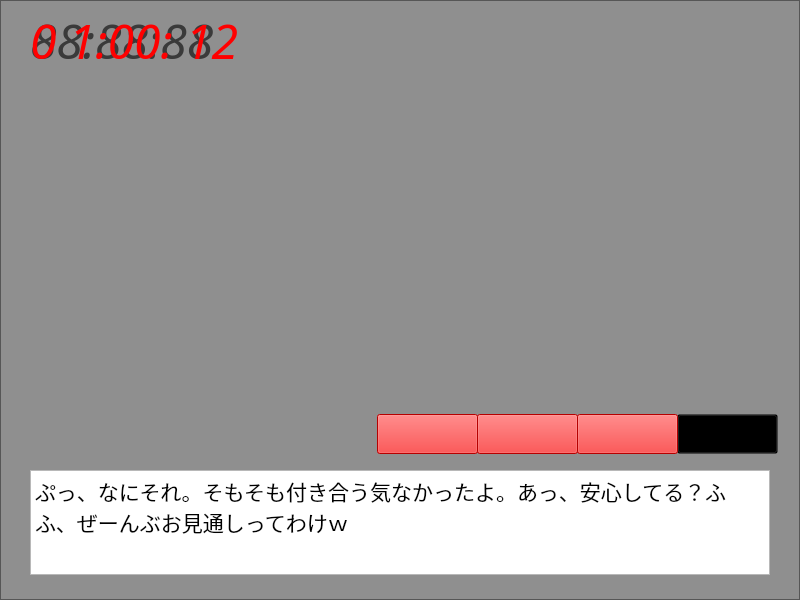
<?xml version="1.0" encoding="UTF-8"?>
<ui version="4.0">
 <class>RoomScreen</class>
 <widget class="QMainWindow" name="RoomScreen">
  <property name="geometry">
   <rect>
    <x>0</x>
    <y>0</y>
    <width>800</width>
    <height>600</height>
   </rect>
  </property>
  <property name="windowTitle">
   <string>MainWindow</string>
  </property>
  <widget class="QWidget" name="centralwidget">
   <widget class="QLabel" name="insideRoomLabel">
    <property name="geometry">
     <rect>
      <x>0</x>
      <y>0</y>
      <width>800</width>
      <height>600</height>
     </rect>
    </property>
    <property name="text">
     <string/>
    </property>
    <property name="pixmap">
     <pixmap resource="../files.qrc">:/image/images/backgrounds/inside.jpg</pixmap>
    </property>
   </widget>
   <widget class="QTextBrowser" name="osanaText">
    <property name="geometry">
     <rect>
      <x>30</x>
      <y>470</y>
      <width>740</width>
      <height>105</height>
     </rect>
    </property>
    <property name="styleSheet">
     <string notr="true">font: 75 16pt &quot;メイリオ&quot;;
</string>
    </property>
    <property name="markdown">
     <string>ぷっ、なにそれ。そもそも付き合う気なかったよ。あっ、安心してる？ふふ、ぜーんぶお見通しってわけｗ

</string>
    </property>
    <property name="html">
     <string>&lt;!DOCTYPE HTML PUBLIC &quot;-//W3C//DTD HTML 4.0//EN&quot; &quot;http://www.w3.org/TR/REC-html40/strict.dtd&quot;&gt;
&lt;html&gt;&lt;head&gt;&lt;meta name=&quot;qrichtext&quot; content=&quot;1&quot; /&gt;&lt;style type=&quot;text/css&quot;&gt;
p, li { white-space: pre-wrap; }
&lt;/style&gt;&lt;/head&gt;&lt;body style=&quot; font-family:'メイリオ'; font-size:16pt; font-weight:72; font-style:normal;&quot;&gt;
&lt;p style=&quot; margin-top:10px; margin-bottom:10px; margin-left:0px; margin-right:0px; -qt-block-indent:0; text-indent:0px;&quot;&gt;ぷっ、なにそれ。そもそも付き合う気なかったよ。あっ、安心してる？ふふ、ぜーんぶお見通しってわけｗ&lt;/p&gt;&lt;/body&gt;&lt;/html&gt;</string>
    </property>
   </widget>
   <widget class="QLabel" name="osanaLabel">
    <property name="geometry">
     <rect>
      <x>220</x>
      <y>40</y>
      <width>370</width>
      <height>470</height>
     </rect>
    </property>
    <property name="text">
     <string/>
    </property>
    <property name="pixmap">
     <pixmap resource="../files.qrc">:/image/images/character/figure1.png</pixmap>
    </property>
    <property name="scaledContents">
     <bool>true</bool>
    </property>
   </widget>
   <widget class="QPushButton" name="finishButton">
    <property name="geometry">
     <rect>
      <x>677</x>
      <y>414</y>
      <width>101</width>
      <height>40</height>
     </rect>
    </property>
    <property name="styleSheet">
     <string notr="true">QPushButton{background: transparent;}</string>
    </property>
    <property name="text">
     <string/>
    </property>
    <property name="iconSize">
     <size>
      <width>108</width>
      <height>79</height>
     </size>
    </property>
   </widget>
   <widget class="QLabel" name="windowLabel">
    <property name="geometry">
     <rect>
      <x>20</x>
      <y>405</y>
      <width>760</width>
      <height>182</height>
     </rect>
    </property>
    <property name="styleSheet">
     <string notr="true"/>
    </property>
    <property name="text">
     <string/>
    </property>
    <property name="pixmap">
     <pixmap resource="../files.qrc">:/image/images/windows/textbox_serif.png</pixmap>
    </property>
    <property name="scaledContents">
     <bool>true</bool>
    </property>
   </widget>
   <widget class="QFrame" name="blackFrame">
    <property name="enabled">
     <bool>true</bool>
    </property>
    <property name="geometry">
     <rect>
      <x>0</x>
      <y>0</y>
      <width>800</width>
      <height>600</height>
     </rect>
    </property>
    <property name="styleSheet">
     <string notr="true">QFrame {
	background-color: rgba(0, 0, 0, 0.4);
}</string>
    </property>
    <property name="frameShape">
     <enum>QFrame::StyledPanel</enum>
    </property>
    <property name="frameShadow">
     <enum>QFrame::Raised</enum>
    </property>
   </widget>
   <widget class="QListView" name="logView">
    <property name="geometry">
     <rect>
      <x>370</x>
      <y>470</y>
      <width>400</width>
      <height>100</height>
     </rect>
    </property>
    <property name="focusPolicy">
     <enum>Qt::NoFocus</enum>
    </property>
    <property name="styleSheet">
     <string notr="true">QListView {
	background: transparent;
	color: rgb(220, 220, 220);
}
QListView::item{
	padding: 4px;
	border: .3px solid white;
	border-radius: 10px;
	margin-top: 10px;
	color: black;
	font-size: 1.5em;
}
QListView::item:hover{
	background-color: rgba(0, 0, 0, 0.7);
}</string>
    </property>
    <property name="wordWrap">
     <bool>true</bool>
    </property>
   </widget>
   <widget class="QTimeEdit" name="timerTimeEdit">
    <property name="enabled">
     <bool>true</bool>
    </property>
    <property name="geometry">
     <rect>
      <x>300</x>
      <y>510</y>
      <width>180</width>
      <height>50</height>
     </rect>
    </property>
    <property name="font">
     <font>
      <family>Gill Sans MT</family>
      <pointsize>26</pointsize>
      <weight>50</weight>
      <bold>false</bold>
     </font>
    </property>
    <property name="cursor">
     <cursorShape>UpArrowCursor</cursorShape>
    </property>
    <property name="alignment">
     <set>Qt::AlignCenter</set>
    </property>
    <property name="dateTime">
     <datetime>
      <hour>0</hour>
      <minute>5</minute>
      <second>0</second>
      <year>2000</year>
      <month>1</month>
      <day>1</day>
     </datetime>
    </property>
    <property name="displayFormat">
     <string>hh:mm:ss</string>
    </property>
   </widget>
   <widget class="QPushButton" name="logButton">
    <property name="geometry">
     <rect>
      <x>577</x>
      <y>414</y>
      <width>101</width>
      <height>40</height>
     </rect>
    </property>
    <property name="styleSheet">
     <string notr="true">QPushButton{background: red;}</string>
    </property>
    <property name="text">
     <string/>
    </property>
    <property name="iconSize">
     <size>
      <width>108</width>
      <height>79</height>
     </size>
    </property>
   </widget>
   <widget class="QPushButton" name="breakButton">
    <property name="geometry">
     <rect>
      <x>477</x>
      <y>414</y>
      <width>101</width>
      <height>40</height>
     </rect>
    </property>
    <property name="styleSheet">
     <string notr="true">QPushButton{background: red;}</string>
    </property>
    <property name="text">
     <string/>
    </property>
    <property name="iconSize">
     <size>
      <width>108</width>
      <height>79</height>
     </size>
    </property>
   </widget>
   <widget class="QPushButton" name="timerButton">
    <property name="geometry">
     <rect>
      <x>377</x>
      <y>414</y>
      <width>101</width>
      <height>40</height>
     </rect>
    </property>
    <property name="styleSheet">
     <string notr="true">QPushButton{background: red;}</string>
    </property>
    <property name="text">
     <string/>
    </property>
    <property name="iconSize">
     <size>
      <width>108</width>
      <height>79</height>
     </size>
    </property>
   </widget>
   <widget class="QLabel" name="logBackLabel">
    <property name="geometry">
     <rect>
      <x>370</x>
      <y>470</y>
      <width>400</width>
      <height>100</height>
     </rect>
    </property>
    <property name="text">
     <string/>
    </property>
    <property name="pixmap">
     <pixmap resource="../files.qrc">:/image/images/windows/loose_leaf_log.png</pixmap>
    </property>
    <property name="scaledContents">
     <bool>true</bool>
    </property>
   </widget>
   <widget class="QLabel" name="finishLabel">
    <property name="geometry">
     <rect>
      <x>670</x>
      <y>410</y>
      <width>108</width>
      <height>79</height>
     </rect>
    </property>
    <property name="text">
     <string/>
    </property>
    <property name="pixmap">
     <pixmap resource="../files.qrc">:/image/images/windows/button_finish.png</pixmap>
    </property>
   </widget>
   <widget class="QLabel" name="logLabel">
    <property name="geometry">
     <rect>
      <x>570</x>
      <y>410</y>
      <width>108</width>
      <height>79</height>
     </rect>
    </property>
    <property name="text">
     <string/>
    </property>
    <property name="pixmap">
     <pixmap resource="../files.qrc">:/image/images/windows/button_log.png</pixmap>
    </property>
   </widget>
   <widget class="QLabel" name="breakLabel">
    <property name="geometry">
     <rect>
      <x>470</x>
      <y>410</y>
      <width>108</width>
      <height>79</height>
     </rect>
    </property>
    <property name="text">
     <string/>
    </property>
    <property name="pixmap">
     <pixmap resource="../files.qrc">:/image/images/windows/button_break.png</pixmap>
    </property>
   </widget>
   <widget class="QLabel" name="timerLabel">
    <property name="geometry">
     <rect>
      <x>370</x>
      <y>410</y>
      <width>108</width>
      <height>79</height>
     </rect>
    </property>
    <property name="text">
     <string/>
    </property>
    <property name="pixmap">
     <pixmap resource="../files.qrc">:/image/images/windows/button_timer.png</pixmap>
    </property>
   </widget>
   <widget class="QLabel" name="timerBackLabel">
    <property name="geometry">
     <rect>
      <x>110</x>
      <y>470</y>
      <width>400</width>
      <height>100</height>
     </rect>
    </property>
    <property name="text">
     <string/>
    </property>
    <property name="pixmap">
     <pixmap resource="../files.qrc">:/image/images/windows/loose_leaf_timer.png</pixmap>
    </property>
    <property name="scaledContents">
     <bool>true</bool>
    </property>
   </widget>
   <widget class="QLabel" name="breakBackLabel">
    <property name="geometry">
     <rect>
      <x>210</x>
      <y>470</y>
      <width>400</width>
      <height>100</height>
     </rect>
    </property>
    <property name="text">
     <string/>
    </property>
    <property name="pixmap">
     <pixmap resource="../files.qrc">:/image/images/windows/loose_leaf_break.png</pixmap>
    </property>
    <property name="scaledContents">
     <bool>true</bool>
    </property>
   </widget>
   <widget class="QLabel" name="finishBackLabel">
    <property name="geometry">
     <rect>
      <x>380</x>
      <y>470</y>
      <width>400</width>
      <height>100</height>
     </rect>
    </property>
    <property name="text">
     <string/>
    </property>
    <property name="pixmap">
     <pixmap resource="../files.qrc">:/image/images/windows/loose_leaf_finish.png</pixmap>
    </property>
    <property name="scaledContents">
     <bool>true</bool>
    </property>
   </widget>
   <widget class="QLabel" name="timerSentence">
    <property name="geometry">
     <rect>
      <x>130</x>
      <y>510</y>
      <width>180</width>
      <height>50</height>
     </rect>
    </property>
    <property name="text">
     <string/>
    </property>
    <property name="pixmap">
     <pixmap resource="../files.qrc">:/image/images/sentences/breakSentence.png</pixmap>
    </property>
    <property name="scaledContents">
     <bool>true</bool>
    </property>
   </widget>
   <widget class="QLabel" name="remainingTime">
    <property name="geometry">
     <rect>
      <x>30</x>
      <y>10</y>
      <width>300</width>
      <height>60</height>
     </rect>
    </property>
    <property name="font">
     <font>
      <family>Let's go Digital</family>
      <pointsize>36</pointsize>
      <weight>9</weight>
      <italic>true</italic>
      <bold>false</bold>
     </font>
    </property>
    <property name="styleSheet">
     <string notr="true">font: 75 italic 36pt &quot;Let's go Digital&quot;;
color: red;</string>
    </property>
    <property name="text">
     <string>0 1:00: 12</string>
    </property>
   </widget>
   <widget class="QLabel" name="remainingTimeShadow">
    <property name="geometry">
     <rect>
      <x>30</x>
      <y>10</y>
      <width>300</width>
      <height>60</height>
     </rect>
    </property>
    <property name="font">
     <font>
      <family>Let's go Digital</family>
      <pointsize>36</pointsize>
      <weight>9</weight>
      <italic>true</italic>
      <bold>false</bold>
     </font>
    </property>
    <property name="styleSheet">
     <string notr="true">font: 75 italic 36pt &quot;Let's go Digital&quot;;
color: rgb(58, 58, 58);</string>
    </property>
    <property name="text">
     <string>88:88:88</string>
    </property>
   </widget>
   <widget class="QTimeEdit" name="breakTimeEdit">
    <property name="enabled">
     <bool>true</bool>
    </property>
    <property name="geometry">
     <rect>
      <x>400</x>
      <y>510</y>
      <width>180</width>
      <height>50</height>
     </rect>
    </property>
    <property name="font">
     <font>
      <family>Gill Sans MT</family>
      <pointsize>26</pointsize>
      <weight>50</weight>
      <bold>false</bold>
     </font>
    </property>
    <property name="cursor">
     <cursorShape>UpArrowCursor</cursorShape>
    </property>
    <property name="alignment">
     <set>Qt::AlignCenter</set>
    </property>
    <property name="dateTime">
     <datetime>
      <hour>0</hour>
      <minute>5</minute>
      <second>0</second>
      <year>2000</year>
      <month>1</month>
      <day>1</day>
     </datetime>
    </property>
    <property name="displayFormat">
     <string>mm:ss</string>
    </property>
   </widget>
   <widget class="QLabel" name="breakSentence">
    <property name="geometry">
     <rect>
      <x>230</x>
      <y>510</y>
      <width>180</width>
      <height>50</height>
     </rect>
    </property>
    <property name="text">
     <string/>
    </property>
    <property name="pixmap">
     <pixmap resource="../files.qrc">:/image/images/sentences/breakSentence.png</pixmap>
    </property>
    <property name="scaledContents">
     <bool>true</bool>
    </property>
   </widget>
   <widget class="QPushButton" name="timerStartButton">
    <property name="geometry">
     <rect>
      <x>215</x>
      <y>510</y>
      <width>180</width>
      <height>50</height>
     </rect>
    </property>
    <property name="styleSheet">
     <string notr="true">background-color: transparent;</string>
    </property>
    <property name="text">
     <string/>
    </property>
    <property name="icon">
     <iconset resource="../files.qrc">
      <normaloff>:/image/images/sentences/timerStartButton.png</normaloff>:/image/images/sentences/timerStartButton.png</iconset>
    </property>
    <property name="iconSize">
     <size>
      <width>180</width>
      <height>50</height>
     </size>
    </property>
   </widget>
   <widget class="QPushButton" name="breakStartButton">
    <property name="geometry">
     <rect>
      <x>315</x>
      <y>510</y>
      <width>180</width>
      <height>50</height>
     </rect>
    </property>
    <property name="styleSheet">
     <string notr="true">background-color: transparent;</string>
    </property>
    <property name="text">
     <string/>
    </property>
    <property name="icon">
     <iconset resource="../files.qrc">
      <normaloff>:/image/images/sentences/breakStartButton.png</normaloff>:/image/images/sentences/breakStartButton.png</iconset>
    </property>
    <property name="iconSize">
     <size>
      <width>180</width>
      <height>50</height>
     </size>
    </property>
   </widget>
   <zorder>insideRoomLabel</zorder>
   <zorder>blackFrame</zorder>
   <zorder>osanaLabel</zorder>
   <zorder>timerBackLabel</zorder>
   <zorder>timerStartButton</zorder>
   <zorder>breakBackLabel</zorder>
   <zorder>breakStartButton</zorder>
   <zorder>breakTimeEdit</zorder>
   <zorder>breakSentence</zorder>
   <zorder>timerTimeEdit</zorder>
   <zorder>timerSentence</zorder>
   <zorder>finishBackLabel</zorder>
   <zorder>logBackLabel</zorder>
   <zorder>logView</zorder>
   <zorder>finishLabel</zorder>
   <zorder>logLabel</zorder>
   <zorder>breakLabel</zorder>
   <zorder>timerLabel</zorder>
   <zorder>windowLabel</zorder>
   <zorder>osanaText</zorder>
   <zorder>breakButton</zorder>
   <zorder>finishButton</zorder>
   <zorder>logButton</zorder>
   <zorder>timerButton</zorder>
   <zorder>remainingTimeShadow</zorder>
   <zorder>remainingTime</zorder>
  </widget>
 </widget>
 <resources>
  <include location="../files.qrc"/>
 </resources>
 <connections/>
</ui>
